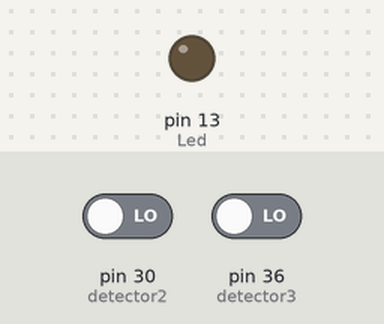
Bench run of a sketch on a simulated Arduino Mega 2560, built with avr-gcc and run on an emulated ATmega2560. Parts: output pins drawn as LEDs (lit = HIGH). The test bench sets the inputs (shaded band); at power-on: pin 36 (detector3) LOW, pin 30 (detector2) LOW. What the sketch prints to the serial monitor is not drawn.

Above: at 1.2 s.
1.3 s: pin 36 (detector3) driven HIGH
At 2.5 s:
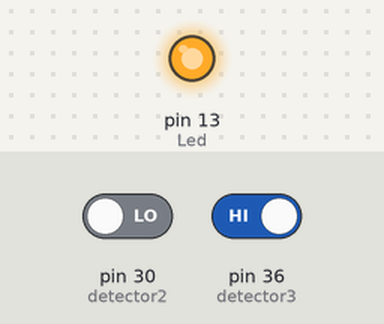
2.8 s: pin 36 (detector3) driven LOW
At 4.0 s:
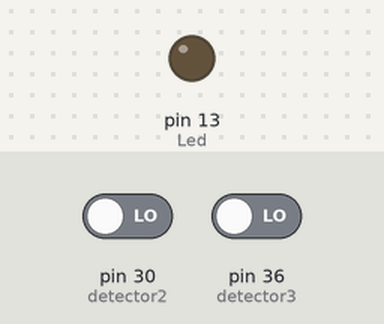
4.3 s: pin 30 (detector2) driven HIGH
At 5.4 s:
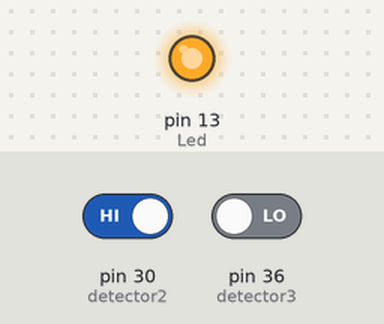
Timing chart, 0 to 7.3 s (numbered marks = the images above; inputs shaded):
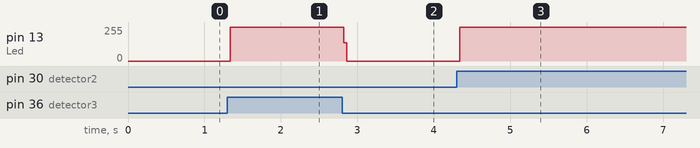

The sketch:

line_finder.ino
```cpp
int Led = 13; //定义LED 接口
int detector2 = 30;//定义寻线传感器接口
int detector3 = 36;
int line2,line3;//定义数字变量val
void setup()
{
  pinMode(Led, OUTPUT); //定义LED 为输出接口
  pinMode(detector2, INPUT);
  pinMode(detector3, INPUT);//定义寻线传感器为输出接口
  Serial.begin(9600);
  }
  void loop(){
    line2 = digitalRead(detector2); //将数字接口3的值读取赋给val
    line3 = digitalRead(detector3);//将数字接口3的值读取赋给line2

    if (line2 == HIGH) //当检测到白色，则会变成low
    {    digitalWrite(Led, HIGH);
    Serial.println(2);}
    else  {    digitalWrite(Led, LOW);  }

    if (line3 == HIGH) //当检测到白色，则会变成low
    {    digitalWrite(Led, HIGH);
    Serial.println(3);}
    else  {    digitalWrite(Led, LOW);  }
    }
```

Measured:
- after the input at 1.3 s, pin 13 (Led): 0/255 → 255/255 at once
- after the input at 2.8 s, pin 13 (Led): 255/255 → 0/255 at once
- after the input at 4.3 s, pin 13 (Led): 0/255 → 252/255 at once
